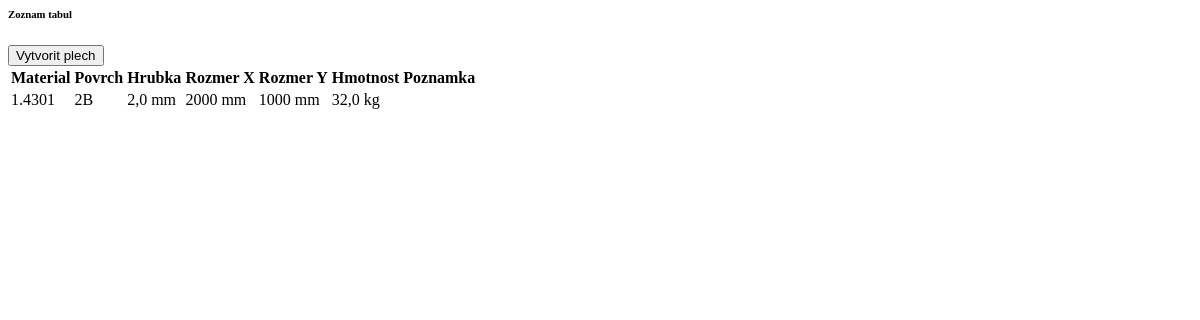
The page /material/sheet-list/ on the database as committed earlier.
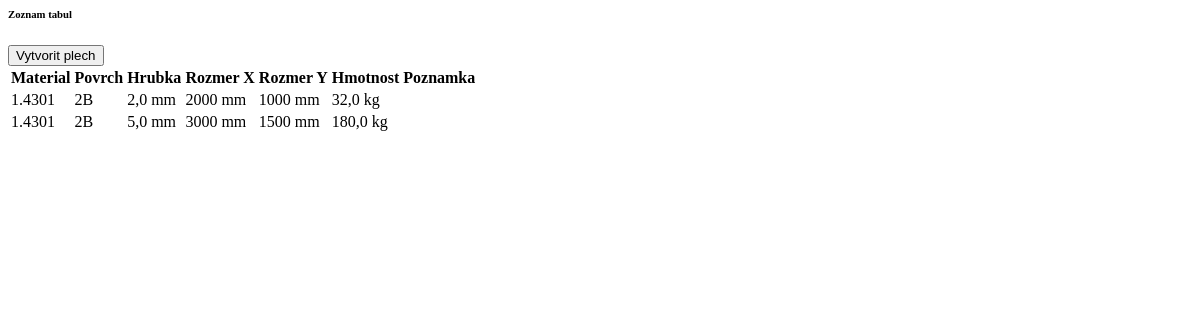
The same page on the database as committed later.
### Material/models.py (models this page shows, shortened)
class Sheet(models.Model):
    material = models.ForeignKey(to=RawMaterial, on_delete=models.CASCADE, related_name='material')
    surface = models.ForeignKey(to=MaterialSurface, on_delete=models.CASCADE, related_name='surface')
    thickness = models.FloatField()
    size_x = models.IntegerField()
    size_y = models.IntegerField()
    weight = models.FloatField(null=True, blank=True, )
    note = models.CharField(max_length=128, null=True, blank=True)
    class Meta:
        verbose_name = "Plech"
        verbose_name_plural = "Plechy"

class RawMaterial(models.Model):
    material_name = models.CharField(max_length=32)
    class Meta:
        verbose_name = "Akost materialu"
        verbose_name_plural = "Materialove akosti"

class MaterialSurface(models.Model):
    surface_name = models.CharField(max_length=32)
    class Meta:
        verbose_name = "Povrch materialu"
        verbose_name_plural = "Povrchy materialu"

### Material/views.py (the view)
# urls.py: path('material/sheet-list/', views.sheet_list, name='sheet_list'),
def sheet_list(request):
    all_sheets = Sheet.objects.all()
    ctx = {'all_sheets': all_sheets}
    return render(request, 'Material/sheet_list.html', ctx)

### templates/Material/sheet_list.html (shortened to what this page needs)
<div class="container-fluid mt-3">
    <div class="d-flex justify-content-between">
        <h6 class="fw-bold">Zoznam tabul</h6>
        <button class="btn btn-success btn-sm" type="button"
                hx-get="{% url 'sheet_add' %}"
                hx-target="#dataFrame"
                hx-swap="this"
        >Vytvorit plech
        </button>
    </div>
    <div class="card-body">
        <table id="sheetListTable" class="table table-sm table-hover">
            <thead class="sticky-top">
            <tr>
                <th scope="col">Material</th>
                <th scope="col">Povrch</th>
                <th scope="col">Hrubka</th>
                <th scope="col">Rozmer X</th>
                <th scope="col">Rozmer Y</th>
                <th scope="col">Hmotnost</th>
                <th scope="col">Poznamka</th>
            </tr>
            </thead>
            <tbody>
            {% for sheet in all_sheets %}
                <tr hx-get="{% url 'sheet_detail' sheet.pk %}"
                    hx-trigger="click"
                    hx-target="#formFrame"
                    hx-swap="this"
                    style="cursor: pointer">
                    <td>{{ sheet.material.material_name }}</td>
                    <td>{{ sheet.surface.surface_name }}</td>
                    <td>{{ sheet.thickness }} mm</td>
                    <td>{{ sheet.size_x }} mm</td>
                    <td>{{ sheet.size_y }} mm</td>
                    <td>{{ sheet.weight }} kg</td>
                    <td>
                    </td>
                </tr>
            {% endfor %}
            </tbody>
        </table>
    </div>
</div>

Rows that differ between the two databases and show on the page:
added Sheet: material.material_name "1.4301", surface.surface_name "2B", thickness "5,0", size_x "3000", size_y "1500", weight "180,0"
